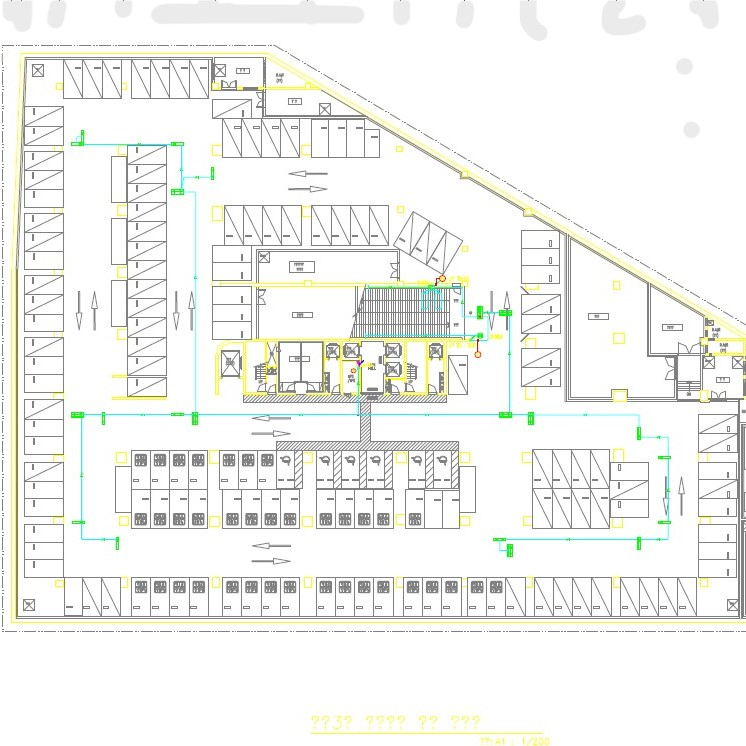
#> input picture livox_ros_driver/scripts/parkpic7.jpg, 746 x 746 px
$ python img_to_pcd_ex.py
#> lines starting #> are read from the running program, lines starting #| are printed output that depends on the picture; after the words box and inside, x2 and y2 are one past the last pixel; in counts of white or black regions, pixels touching at a corner belong together

import numpy as np
import cv2
import matplotlib.image as mpimg
from matplotlib import pyplot as plt
import open3d
from scipy import signal
import argparse
import copy

# [6 lines of commented-out code are left out]
distort = 0

#Preprocess the image, resize, add noise if required
# img = mpimg.imread(path_image)
img9 = mpimg.imread('parkpic7.jpg')
#> img9 is the input picture: shape (746, 746, 3); mean R, G, B 242.5, 243.6, 239.9
l , w, c  = img9.shape
#> l = 746; w = 746; c = 3

lower = np.array([220, 220, 220])
upper = np.array([255, 255, 255])

thresh = cv2.inRange(img9, lower, upper)
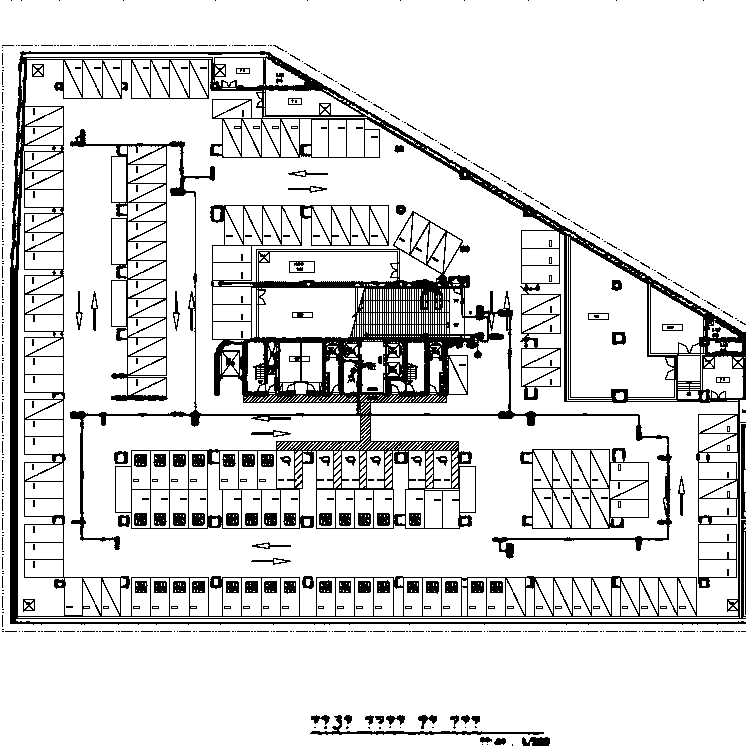
#> thresh: shape (746, 746); 86.6% white; 583 black regions (493 under 20 px), largest, box (x1, y1, x2, y2) and area: (70, 129, 672, 559) 30223, (10, 51, 746, 625) 28250, (520, 448, 649, 529) 1744
img9 = cv2.imwrite('parkpic6_thresh2.jpg', thresh)
img9 = cv2.imread('parkpic6_thresh2.jpg')
#> img9: shape (746, 746, 3); min 0, max 255, mean 220.8

img = cv2.resize(img9,(256,256))
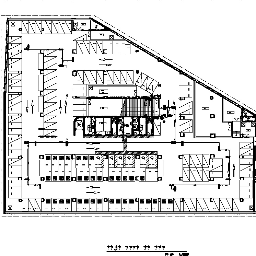
#> img: shape (256, 256, 3); min 0, max 255, mean 220.9
# img = cv2.resize(img,(l//20,w//20))
l , w, c  = img.shape
#> l = 256; w = 256
print(l,w,c)
#| 256 256 3

""" add noise
mu =  np.max(img) / 25
print("mu is :", mu)
noise = np.random.normal(0,mu,img.shape)
img = noise + img
"""

def distort_pcd(my_img_position, **kwargs):
	l = my_img_position.shape[0]
	t = np.linspace(0,1,l,endpoint = False)
	#sig = 0.05 * np.sin(8*np.pi*t)
	sig = np.sin(0.8*np.pi*t)
	#t = np.linspace(-0.5,0.5,l,endpoint = False)
	#sig = 0.1 * np.sinc(8*np.pi*t)
	my_img_position[:,2] = sig
	return my_img_position

def convert_imgTo_pcd(img, **kwargs):
	f = kwargs.get('f',None)
	intensity_f_r = np.reshape(img[:,:,0],(l*w,1))
	intensity_f_g = np.reshape(img[:,:,1],(l*w,1))
	intensity_f_b = np.reshape(img[:,:,2],(l*w,1))

 	# intensity_f_r = np.reshape(img[:,:,0],(l*w,1))
	# intensity_f_g = np.reshape(img[:,:,1],(l*w,1))
	# intensity_f_b = np.reshape(img[:,:,2],(l*w,1))
	x = np.arange(0,w,1)
#> x = 256 values from 0 to 255
	y = np.arange(l,0,-1)
	mesh_x, mesh_y = np.meshgrid(x,y)
	x_f = np.reshape(mesh_x,(l*l,1))
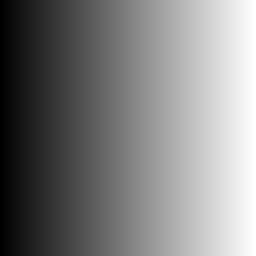
#> mesh_x: shape (256, 256) int64; min 0, max 255, mean 127.5
	y_f = np.reshape(mesh_y,(l*l,1))
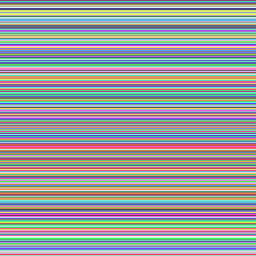
#> mesh_y: shape (256, 256) int64; 256 distinct labels, from 1 to 256; one colour per label, 0 black
	z_f = np.zeros((l*l,1))
	my_img_position = np.concatenate((x_f,y_f,z_f),axis=1)
	my_img_position = my_img_position/l

	if distort == 1:
	     my_img_position = distort_pcd(my_img_position)

	my_img_color = np.concatenate((intensity_f_r,intensity_f_g,intensity_f_b),axis=1)
	my_img_color = ((my_img_color - my_img_color.min()) / (my_img_color.max() - my_img_color.min()))


	pcd = open3d.geometry.PointCloud()
	pcd.points = open3d.utility.Vector3dVector(my_img_position)
	pcd.colors = open3d.utility.Vector3dVector(my_img_color)

	# [6 lines of commented-out code are left out]
	open3d.io.write_point_cloud("image_pcd.ply", pcd)
	pcd_load = open3d.io.read_point_cloud("image_pcd.ply")
	open3d.visualization.draw_geometries([pcd_load])
	return my_img_position, my_img_color

my_img_position,  my_img_color = convert_imgTo_pcd(img)
np.savez('position.npz', position=my_img_position)
np.savez('texture.npz', texture=my_img_color)

$ run again, with livox_ros_driver/scripts/data/parkpic3.jpg copied over livox_ros_driver/scripts/parkpic7.jpg
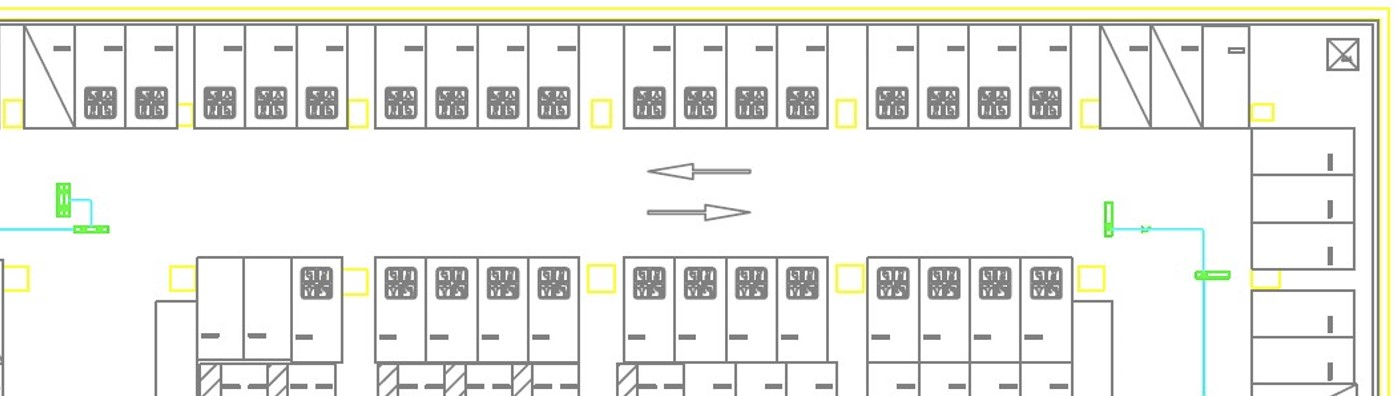
#> input picture livox_ros_driver/scripts/data/parkpic3.jpg, 1398 x 396 px
#> img9 is the input picture: shape (396, 1398, 3); mean R, G, B 236.8, 237.4, 233.3
#> `thresh = cv2.inRange(img9, lower, upper)`:
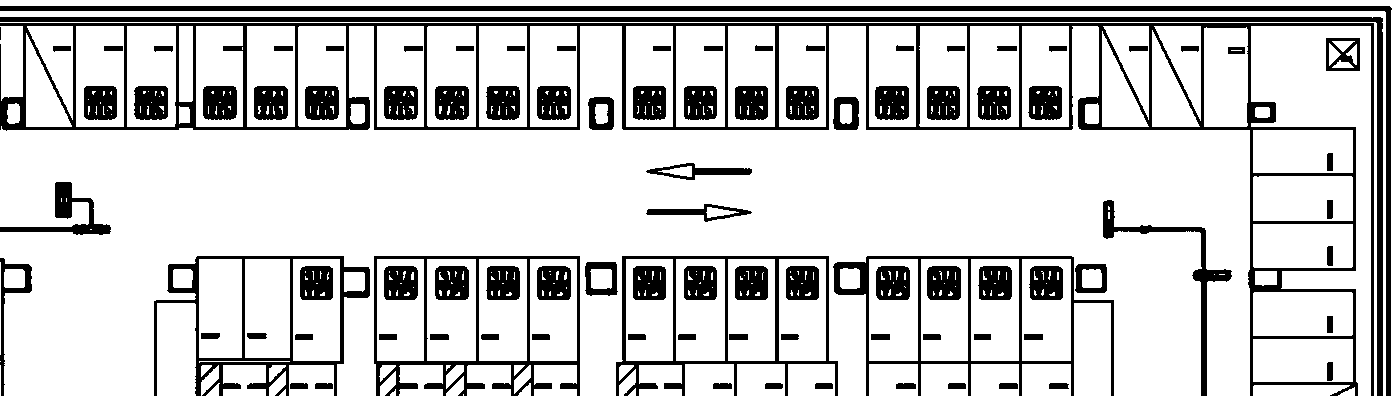
#> thresh: shape (396, 1398); 81.1% white; 97 black regions (1 under 20 px), largest, box (x1, y1, x2, y2) and area: (0, 23, 1374, 396) 24186, (0, 17, 1383, 396) 9153, (0, 6, 1392, 396) 8882
#> `img = cv2.resize(img9,(256,256))`:
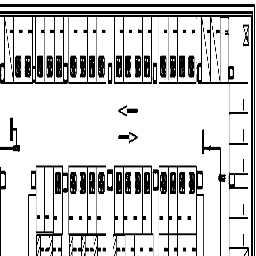
#> img: shape (256, 256, 3); min 0, max 255, mean 206.4
#| 256 256 3
#> mesh_y: shape (256, 256) int64; 256 distinct labels, from 1 to 256
